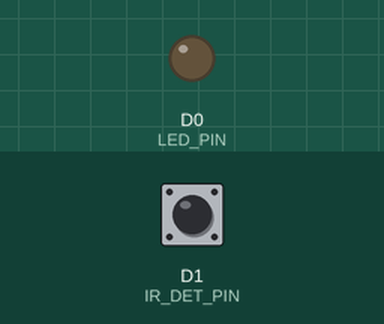
This sketch was run on a simulated ESP8266 (NodeMCU). Shown: output pins drawn as LEDs (lit = HIGH). Dashed ring = blinking. Inputs (shaded band) come from the test bench; at power-on: D1 (IR_DET_PIN) HIGH. WiFi joins after 1.5 s; servers stay silent unless stated; no MQTT or app messages arrive unless stated; not simulated (calls return 0 or success): secrets.h; what the sketch prints to the serial monitor is not drawn.

Above: at 2.7 s.
2.8 s: D1 (IR_DET_PIN) pulsed LOW 5 times (0.12 s each, 0.3 s apart)
At 3.25 s:
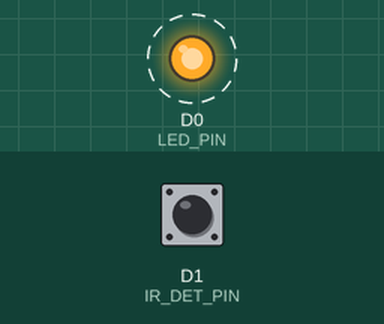
5.8 s: D1 (IR_DET_PIN) driven LOW
At 7.0 s:
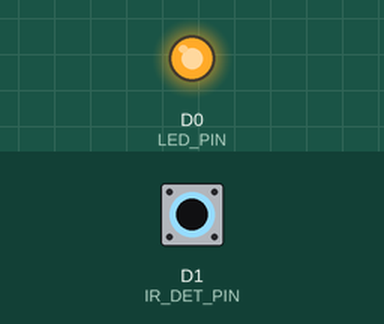
Timing chart, 0 to 8.8 s (numbered marks = the images above; inputs shaded):
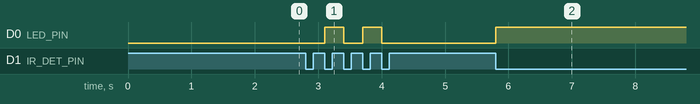

Measured:
- after the input at 2.8 s, D0 (LED_PIN): alternates HIGH for 0.30 s and LOW for 0.30 s, 4 changes in all, then stays LOW, starting after 0.30 s
- after the input at 5.8 s, D0 (LED_PIN): LOW → HIGH at once

The sketch:

power-meter-reader.ino
```cpp
/*
 * Power meter reader
 *
 * Reads IR pulses from power meter.
 * Each pulse is 1 Watt-hour (Wh)
 *
 * After programming using serial port, cycle power or
 * hit reset on NodeMCU or OTA programming might not work.
 *
 * Tested on:
 * https://www.amazon.com/gp/product/B01IK9GEQG/ref=ppx_yo_dt_b_search_asin_title?ie=UTF8&th=1
 *
 * To program ESP8266 with Arduino IDE:
 *
 * File > Preferences > Additional Manager URLs, add:
 * http://arduino.esp8266.com/stable/package_esp8266com_index.json
 *
 * Tools > Board Manager > ESP8266, install software for Arduino IDE
 *
 * For MQTT:
 * Install library pubsubclient
 * https://github.com/knolleary/pubsubclient
 * (not paho)
 *
 * W. Newhall 12/2019 (original)
*/

// For WiFi and MQTT
#include <ESP8266WiFi.h>
#include <PubSubClient.h>

// For OTA programming via web browser
#include <WiFiClient.h>
#include <ESP8266WebServer.h>
#include <ESP8266mDNS.h>
#include <ESP8266HTTPUpdateServer.h>

// For private information (WiFi password, SSID, etc.)
#include "secrets.h"

// User Defined
char *WIFI_SSID               = SECRETS_WIFI_SSID;        // WiFi network SSID (#define in secrets.h)
char *WIFI_PASSWORD           = SECRETS_WIFI_PASSWORD;    // WiFi network password (#define in secrets.h)
const char *DEVICE_HOST_NAME  = "ESP_POWER_METER";        // Device host name on network
IPAddress                     broker(192, 168, 1, 105);   // IP address of MQTT broker
const char *MQTT_CLIENT_ID    = "PowerMeter";             // ID of this MQTT client (must be unique)
const char *TOPIC_JSON        = "Device/PowerMeter/JSON"; // Topic to publish JSON to

// Configuration
#define   IR_DET_PIN        D1    // Digital pin connected to IR detector comparator output
#define   LED_PIN           D0    // LED pin
#define   TIME_BTWN_MSG_MS  10000 // Time interval between sending MQTT messages
#define   MSG_STR_BUF_SIZE  512   // Char array buffer for the MQTT message to send

// Globals
unsigned long PulseCounter        = 0;
unsigned long LastPulseTime       = 0;
unsigned long NextToLastPulseTime = 0;
bool LEDstate = false;

// For OTA programming via web browser
ESP8266WebServer httpServer(80);      // Web server for OTA updates
ESP8266HTTPUpdateServer httpUpdater;  // OTA update server

// For MQTT
WiFiClient wclient;             // WiFi client object for MQTT
PubSubClient client(wclient);   // Setup MQTT client

// ISR error without following line (https://forum.arduino.cc/index.php?topic=616264.0)
// This puts ISR in RAM (avoids crashes)
void ICACHE_RAM_ATTR ISR_IR_Pulse_Detected();

// Main setup
void setup( ) {
  Serial.begin(115200);               // Start serial communication at 115200 baud
  pinMode(LED_PIN, OUTPUT);           // Configure the LED pin as an output
  digitalWrite( LED_PIN, false);      // Light up the LED
  setupWifi();                        // Connect to network
  setupOTA();                         // Set up over-the-air (OTA) progamming
  client.setServer(broker, 1883);     // Setup MQTT

  // Interrupt on edge of IR pulse
  attachInterrupt( digitalPinToInterrupt( IR_DET_PIN), ISR_IR_Pulse_Detected, FALLING);

  Serial.println("Completed setup.");
}

void loop() {
  char strMsg[MSG_STR_BUF_SIZE];
  static unsigned long NextTime = 0;
  unsigned long _PulseCounter = 0;
  float Power_W = 0.0;
  float energy_kWh = 0.0;
  String StringMsg;
  String jsonMsg;

  httpServer.handleClient();  // Handle OTA programming

  if (!client.connected())  // Reconnect if connection is lost
  {
    reconnect();
  }
  client.loop();

  // Send MQTT message every time interval (defined by TIME_BTWN_MSG_MS)
  if( NextTime <= millis( ) ) {
    NextTime = millis( )+ TIME_BTWN_MSG_MS;
    _PulseCounter = PulseCounter;
    Power_W = 1.0 / ( (float)(LastPulseTime - NextToLastPulseTime)/1000.0 ) * 3600.0;
    energy_kWh = (float)_PulseCounter/1000.0;

    // Publish JSON
    StringMsg = (String)"{" +
            "\"power_W\": "           + (String)Power_W       + ", " +
            "\"energy_kWh\": "         + (String)energy_kWh   + ", " +
            "\"lastPulseTime_ms\": "  + (String)LastPulseTime +
            "}";

    StringMsg.toCharArray( strMsg, MSG_STR_BUF_SIZE );
    client.publish( TOPIC_JSON, strMsg, true );  // true = retained message
    Serial.println( (String)TOPIC_JSON + ": " + StringMsg );
  }
}

void ISR_IR_Pulse_Detected( ) {
  PulseCounter++;
  NextToLastPulseTime = LastPulseTime;
  LastPulseTime = millis( );
  digitalWrite( LED_PIN, LEDstate );
  LEDstate = !LEDstate;
}

/// Connect to WiFi network
void setupWifi() {
  Serial.print("\r\nConnecting to ");
  Serial.println(WIFI_SSID);
  WiFi.hostname(DEVICE_HOST_NAME);      // Name for this device on the network
  WiFi.begin(WIFI_SSID, WIFI_PASSWORD); // Connect to network
//  while (WiFi.status() != WL_CONNECTED) { // Wait for connection
//    delay(500);
//    Serial.print(".");
//  }
  while (WiFi.waitForConnectResult() != WL_CONNECTED) {
    Serial.println("Connection Failed. Rebooting...");
    delay(5000);
    ESP.restart();
  }
  Serial.println();
  Serial.println("WiFi connected");
  Serial.print("IP address: ");
  Serial.println(WiFi.localIP());
}

// Setup OTA programming
void setupOTA( ) {
  MDNS.begin(DEVICE_HOST_NAME);       // Multicast DNS to reply to .local nomain names
  httpUpdater.setup(&httpServer);
  httpServer.begin();
  MDNS.addService("http", "tcp", 80);
  Serial.printf("HTTPUpdateServer ready. Open http://%s.local/update in your browser.\n", DEVICE_HOST_NAME);
}

// Reconnect to MQTT client
void reconnect() {
  unsigned long nextTime = 0;

  // Loop until we're reconnected
  while (!client.connected()) {
    Serial.println("Connecting to MQTT broker.");
    // Attempt to connect
    if (client.connect(MQTT_CLIENT_ID)) {
      Serial.println("Connected.");
      Serial.print("Publishing to: ");
      Serial.println(TOPIC_JSON);
      Serial.println('\n');
    }
    else {
      Serial.println("Waiting 5 sec to attempt reconnect to MQTT broker.");
      // Wait 5 seconds before retrying
      nextTime = millis() + 5000;   // Next time to try to connect
      while(millis() < nextTime) {
          httpServer.handleClient();  // Handle OTA programming
      }
    }
  }
}
```
